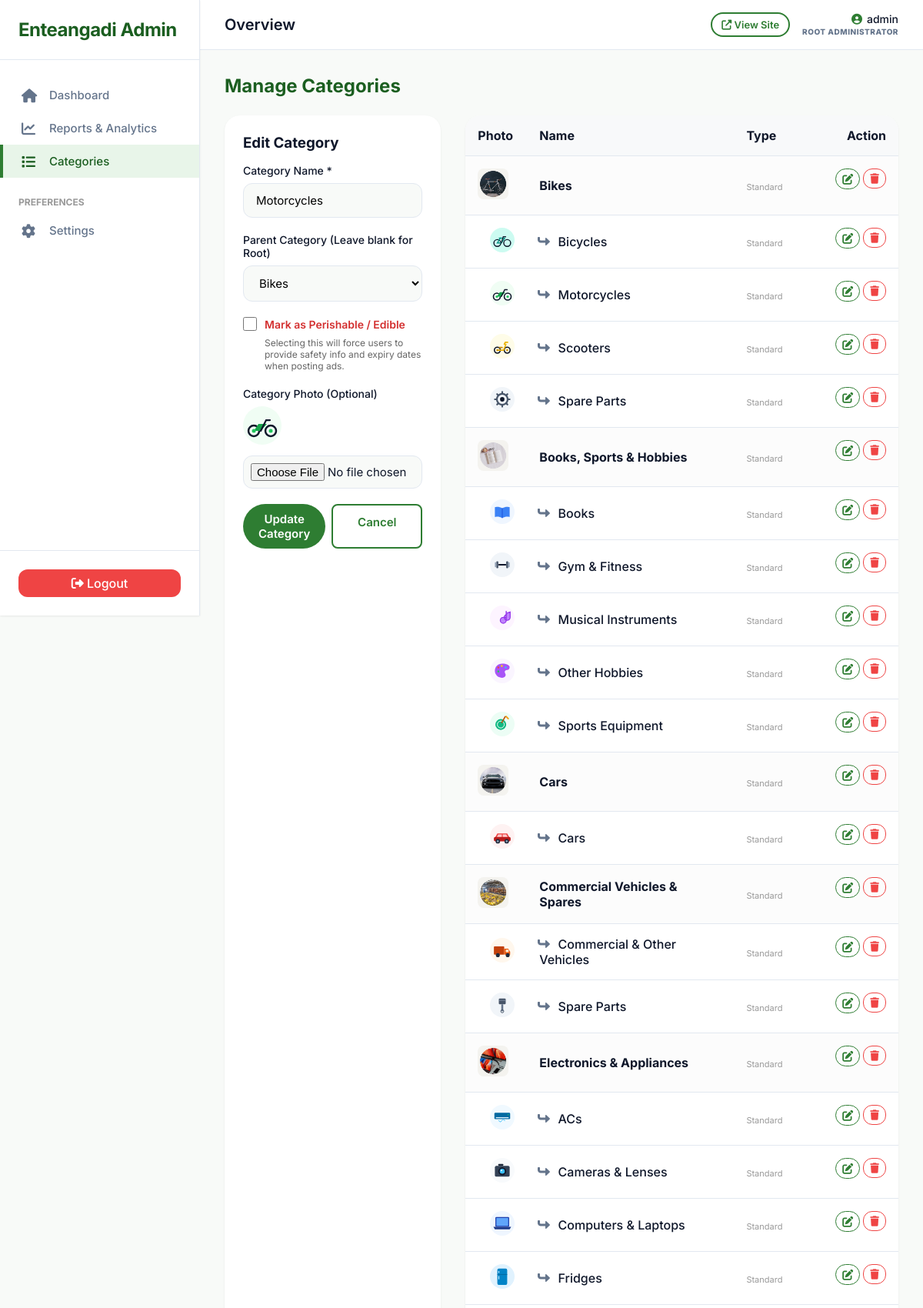
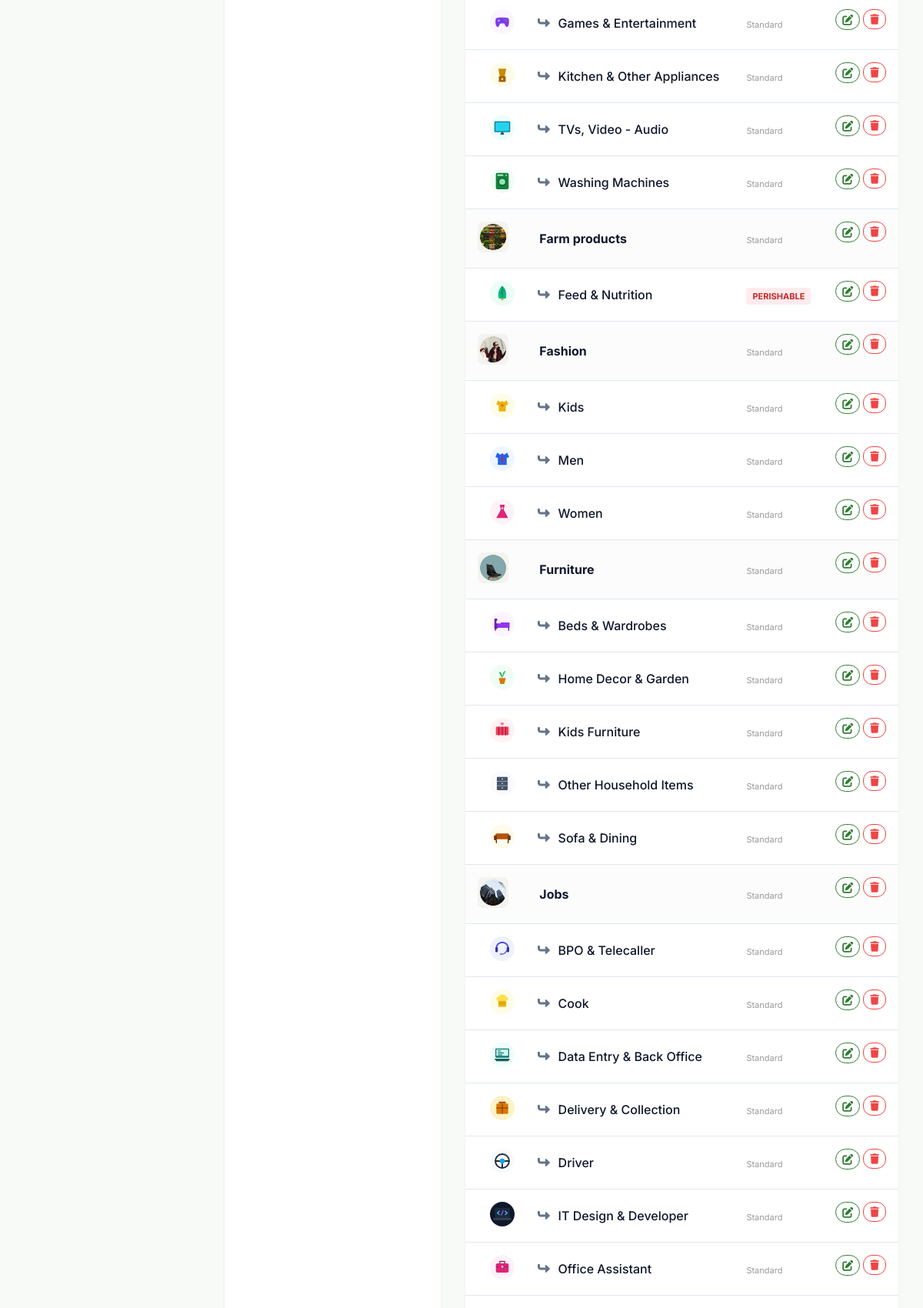
The page /admin/categories.php?edit=28 (signed in, upper part) on the database its author committed (2 pictures, top to bottom).
### tables this page shows
CREATE TABLE `categories` (
  `id` int(11) NOT NULL AUTO_INCREMENT,
  `parent_id` int(11) DEFAULT NULL,
  `name` varchar(100) NOT NULL,
  `photo_path` varchar(255) DEFAULT NULL,
  `is_perishable` tinyint(1) DEFAULT 0,
  `created_at` timestamp NOT NULL DEFAULT current_timestamp(),
  PRIMARY KEY (`id`),
  KEY `parent_id` (`parent_id`),
  CONSTRAINT `categories_ibfk_1` FOREIGN KEY (`parent_id`) REFERENCES `categories` (`id`) ON DELETE CASCADE
);

### admin/categories.php (the view, shortened to what this page needs)
<?php
require_once '../config.php';
$stmt = $pdo->query("SELECT c.*, p.name as parent_name FROM categories c LEFT JOIN categories p ON c.parent_id = p.id ORDER BY c.parent_id, c.name");
$categories = $stmt->fetchAll();
$root_categories = [];
$sub_categories = [];
foreach ($categories as $cat) {
    if (empty($cat['parent_id'])) {
        $root_categories[] = $cat;
    } else {
        $sub_categories[$cat['parent_id']][] = $cat;
    }
}
$edit_cat = null;
if (isset($_GET['edit'])) {
    foreach ($categories as $cat) {
        if ($cat['id'] == $_GET['edit']) {
            $edit_cat = $cat;
            break;
        }
    }
}
require_once 'includes/header.php';
?>
<h2 style="margin-bottom: 24px; color: var(--primary-green-dark);">Manage Categories</h2>
<div style="display: grid; grid-template-columns: 1fr 2fr; gap: 32px;">
    <div style="background: var(--white); padding: 24px; border-radius: var(--border-radius); box-shadow: var(--shadow-sm);">
        <h3 style="margin-bottom: 16px;"><?= $edit_cat ? 'Edit' : 'Add New' ?> Category</h3>
        <form method="POST" enctype="multipart/form-data">
            <div class="form-group">
                <label>Category Name *</label>
                <input type="text" name="name" class="form-control" required value="<?= $edit_cat ? htmlspecialchars($edit_cat['name']) : '' ?>">
            </div>
            <div class="form-group">
                <label>Parent Category (Leave blank for Root)</label>
                <select name="parent_id" class="form-control">
                    <?php foreach ($categories as $cat): ?>
                        <?php if ($edit_cat && $cat['id'] == $edit_cat['id']) continue; ?>
                        <option value="<?= $cat['id'] ?>" <?= ($edit_cat && $edit_cat['parent_id'] == $cat['id']) ? 'selected' : '' ?>>
                            <?= htmlspecialchars($cat['name']) ?>
                        </option>
                    <?php endforeach; ?>
                </select>
            </div>
            <div class="form-group" style="margin-bottom: 20px;">
                <label style="display: flex; align-items: center; gap: 10px; cursor: pointer;">
                    <input type="checkbox" name="is_perishable" value="1" <?= ($edit_cat && $edit_cat['is_perishable']) ? 'checked' : '' ?> style="width: 18px; height: 18px;">
                    <span style="font-weight: 600; color: #d32f2f;">Mark as Perishable / Edible</span>
                </label>
                <p style="font-size: 12px; color: #666; margin-top: 4px; margin-left: 28px;">Selecting this will force users to provide safety info and expiry dates when posting ads.</p>
            </div>
            <div class="form-group">
                <label>Category Photo (Optional)</label>
                <?php if ($edit_cat && $edit_cat['photo_path']): ?>
                    <div style="margin-bottom: 10px;">
                        <img src="<?= $base_url ?>/<?= htmlspecialchars($edit_cat['photo_path']) ?>" style="width: 50px; height: 50px; border-radius: 4px; object-fit: cover;">
                    </div>
                <?php endif; ?>
                <input type="file" name="photo" class="form-control" accept="image/*" style="padding: 9px;">
            </div>
            <div style="display: flex; gap: 8px;">
                <button type="submit" name="<?= $edit_cat ? 'edit_category' : 'add_category' ?>" class="btn-primary" style="flex: 1;"><?= $edit_cat ? 'Update' : 'Add' ?> Category</button>
                <?php if ($edit_cat): ?>
                    <a href="categories.php" class="btn-secondary" style="flex: 1; text-align: center; text-decoration: none; padding: 12px 24px; border-radius: 8px;">Cancel</a>
                <?php endif; ?>
            </div>
        </form>
    </div>
    <div style="background: var(--white); border-radius: var(--border-radius); box-shadow: var(--shadow-sm); overflow: hidden;">
        <table style="width: 100%; border-collapse: collapse;">
            <thead>
                <tr style="background: #f8f9fa; border-bottom: 1px solid var(--border-color); text-align: left;">
                    <th style="padding: 16px; width: 60px;">Photo</th>
                    <th style="padding: 16px;">Name</th>
                    <th style="padding: 16px;">Type</th>
                    <th style="padding: 16px; text-align: right;">Action</th>
                </tr>
            </thead>
            <tbody>
                <?php foreach ($root_categories as $cat): ?>
                    <tr style="border-bottom: 1px solid var(--border-color); background: #fcfcfc;">
                        <td style="padding: 16px;">
                            <?php if ($cat['photo_path']): ?>
                                <img src="<?= $base_url ?>/<?= htmlspecialchars($cat['photo_path']) ?>" style="width: 40px; height: 40px; border-radius: 8px; object-fit: cover;">
                            <?php else: ?>
                                <div style="width: 40px; height: 40px; background: #eee; border-radius: 8px; display: flex; align-items: center; justify-content: center;">
                                    <i class="fa fa-folder"></i>
                                </div>
                            <?php endif; ?>
                        </td>
                        <td style="padding: 16px; font-weight: bold; font-size: 16px;"><?= htmlspecialchars($cat['name']) ?></td>
                        <td style="padding: 16px;">
                            <?php if ($cat['is_perishable']): ?>
                                <span style="background: #ffebee; color: #c62828; padding: 4px 8px; border-radius: 4px; font-size: 11px; font-weight: 700; text-transform: uppercase;">Perishable</span>
                            <?php else: ?>
                                <span style="color: #999; font-size: 11px;">Standard</span>
                            <?php endif; ?>
                        </td>
                        <td style="padding: 16px; text-align: right; display: flex; gap: 4px; justify-content: flex-end;">
                            <a href="categories.php?edit=<?= $cat['id'] ?>" class="btn-primary" style="padding: 4px 8px; font-size: 14px; background: transparent; color: var(--primary-green) !important; border: 1px solid var(--primary-green);"><i class="fa fa-edit"></i></a>
                            <form method="POST" style="display:inline;" onsubmit="return confirm('Are you sure?');">
                                <button type="submit" name="delete_category" class="btn-danger" style="background: transparent; color: var(--danger) !important; border: 1px solid var(--danger); padding: 4px 8px;"><i class="fa fa-trash"></i></button>
                            </form>
                        </td>
                    </tr>
                    <?php if (isset($sub_categories[$cat['id']])): ?>
                        <?php foreach ($sub_categories[$cat['id']] as $sub): ?>
                            <tr style="border-bottom: 1px solid var(--border-color);">
                                <td style="padding: 16px; padding-left: 32px;">
                                    <?php if ($sub['photo_path']): ?>
                                        <img src="<?= $base_url ?>/<?= htmlspecialchars($sub['photo_path']) ?>" style="width: 32px; height: 32px; border-radius: 8px; object-fit: cover;">
                                    <?php else: ?>
                                        <div style="width: 32px; height: 32px; background: #f0f0f0; border-radius: 8px; display: flex; align-items: center; justify-content: center;">
                                            <i class="fa fa-file-alt" style="font-size: 12px; color: #999;"></i>
                                        </div>
                                    <?php endif; ?>
                                </td>
                                <td style="padding: 16px; font-weight: 500;">
                                    <i class="fa fa-level-up-alt fa-rotate-90" style="margin-right: 8px; color: var(--text-muted);"></i>
                                    <?= htmlspecialchars($sub['name']) ?>
                                </td>
                                <td style="padding: 16px;">
                                    <?php if ($sub['is_perishable']): ?>
                                        <span style="background: #ffebee; color: #c62828; padding: 4px 8px; border-radius: 4px; font-size: 11px; font-weight: 700; text-transform: uppercase;">Perishable</span>
                                    <?php else: ?>
                                        <span style="color: #999; font-size: 11px;">Standard</span>
                                    <?php endif; ?>
                                </td>
                                <td style="padding: 16px; text-align: right; display: flex; gap: 4px; justify-content: flex-end;">
                                    <a href="categories.php?edit=<?= $sub['id'] ?>" class="btn-primary" style="padding: 4px 8px; font-size: 14px; background: transparent; color: var(--primary-green) !important; border: 1px solid var(--primary-green);"><i class="fa fa-edit"></i></a>
                                    <form method="POST" style="display:inline;" onsubmit="return confirm('Are you sure?');">
                                        <button type="submit" name="delete_category" class="btn-danger" style="background: transparent; color: var(--danger) !important; border: 1px solid var(--danger); padding: 4px 8px;"><i class="fa fa-trash"></i></button>
                                    </form>
                                </td>
                            </tr>
                        <?php endforeach; ?>
                    <?php endif; ?>
                <?php endforeach; ?>
            </tbody>
        </table>
    </div>
</div>
<?php require_once 'includes/footer.php'; ?>

### assets/css/admin.css (style rules this page uses)
body { margin: 0; padding: 0; background-color: var(--background); display: flex; min-height: 100vh; }

### rows shown on the page
categories: name "Motorcycles", parent_id "Bikes", photo_path (picture), shows "Standard"
categories: photo_path (picture), name "Bikes", is_perishable "Standard"
categories: photo_path (picture), name "Bicycles", is_perishable "Standard"
categories: photo_path (picture), name "Scooters", is_perishable "Standard"
categories: photo_path (picture), name "Spare Parts", is_perishable "Standard"
categories: photo_path (picture), name "Books, Sports & Hobbies", is_perishable "Standard"
categories: photo_path (picture), name "Books", is_perishable "Standard"
categories: photo_path (picture), name "Gym & Fitness", is_perishable "Standard"
categories: photo_path (picture), name "Musical Instruments", is_perishable "Standard"
categories: photo_path (picture), name "Other Hobbies", is_perishable "Standard"
categories: photo_path (picture), name "Sports Equipment", is_perishable "Standard"
categories: photo_path (picture), name "Cars", is_perishable "Standard"
categories: photo_path (picture), name "Cars", is_perishable "Standard"
categories: photo_path (picture), name "Commercial Vehicles & Spares", is_perishable "Standard"
categories: photo_path (picture), name "Commercial & Other Vehicles", is_perishable "Standard"
categories: photo_path (picture), name "Spare Parts", is_perishable "Standard"
categories: photo_path (picture), name "Electronics & Appliances", is_perishable "Standard"
categories: photo_path (picture), name "ACs", is_perishable "Standard"
categories: photo_path (picture), name "Cameras & Lenses", is_perishable "Standard"
categories: photo_path (picture), name "Computers & Laptops", is_perishable "Standard"
categories: photo_path (picture), name "Fridges", is_perishable "Standard"
categories: photo_path (picture), name "Games & Entertainment", is_perishable "Standard"
categories: photo_path (picture), name "Kitchen & Other Appliances", is_perishable "Standard"
categories: photo_path (picture), name "TVs, Video - Audio", is_perishable "Standard"
categories: photo_path (picture), name "Washing Machines", is_perishable "Standard"
categories: photo_path (picture), name "Farm products", is_perishable "Standard"
categories: photo_path (picture), name "Feed & Nutrition", is_perishable "PERISHABLE"
categories: photo_path (picture), name "Fashion", is_perishable "Standard"
categories: photo_path (picture), name "Kids", is_perishable "Standard"
categories: photo_path (picture), name "Men", is_perishable "Standard"
categories: photo_path (picture), name "Women", is_perishable "Standard"
categories: photo_path (picture), name "Furniture", is_perishable "Standard"
categories: photo_path (picture), name "Beds & Wardrobes", is_perishable "Standard"
categories: photo_path (picture), name "Home Decor & Garden", is_perishable "Standard"
categories: photo_path (picture), name "Kids Furniture", is_perishable "Standard"
categories: photo_path (picture), name "Other Household Items", is_perishable "Standard"
categories: photo_path (picture), name "Sofa & Dining", is_perishable "Standard"
categories: photo_path (picture), name "Jobs", is_perishable "Standard"
categories: photo_path (picture), name "BPO & Telecaller", is_perishable "Standard"
categories: photo_path (picture), name "Cook", is_perishable "Standard"
categories: photo_path (picture), name "Data Entry & Back Office", is_perishable "Standard"
categories: photo_path (picture), name "Delivery & Collection", is_perishable "Standard"
categories: photo_path (picture), name "Driver", is_perishable "Standard"
categories: photo_path (picture), name "IT Design & Developer", is_perishable "Standard"
categories: photo_path (picture), name "Office Assistant", is_perishable "Standard"

### other values the page prints
$_SESSION['admin_username'] "admin"
